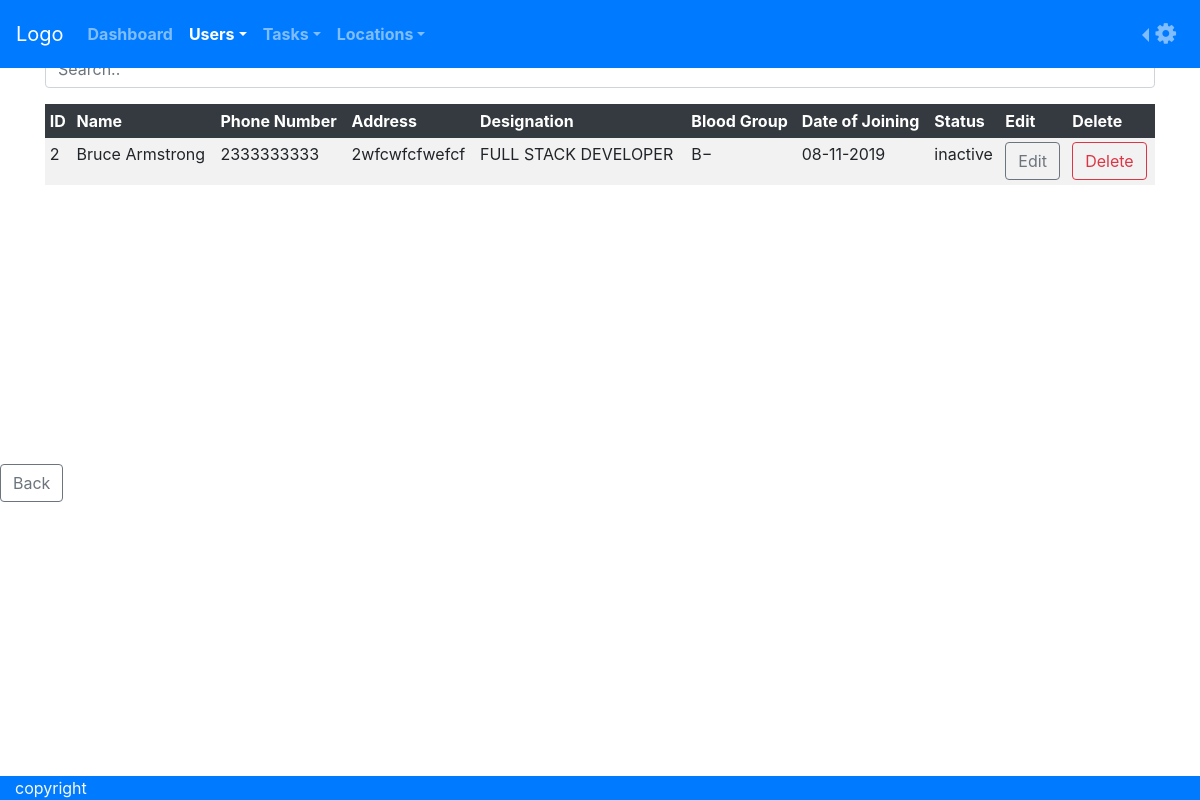
/users/, run on an earlier commit of the app's database.
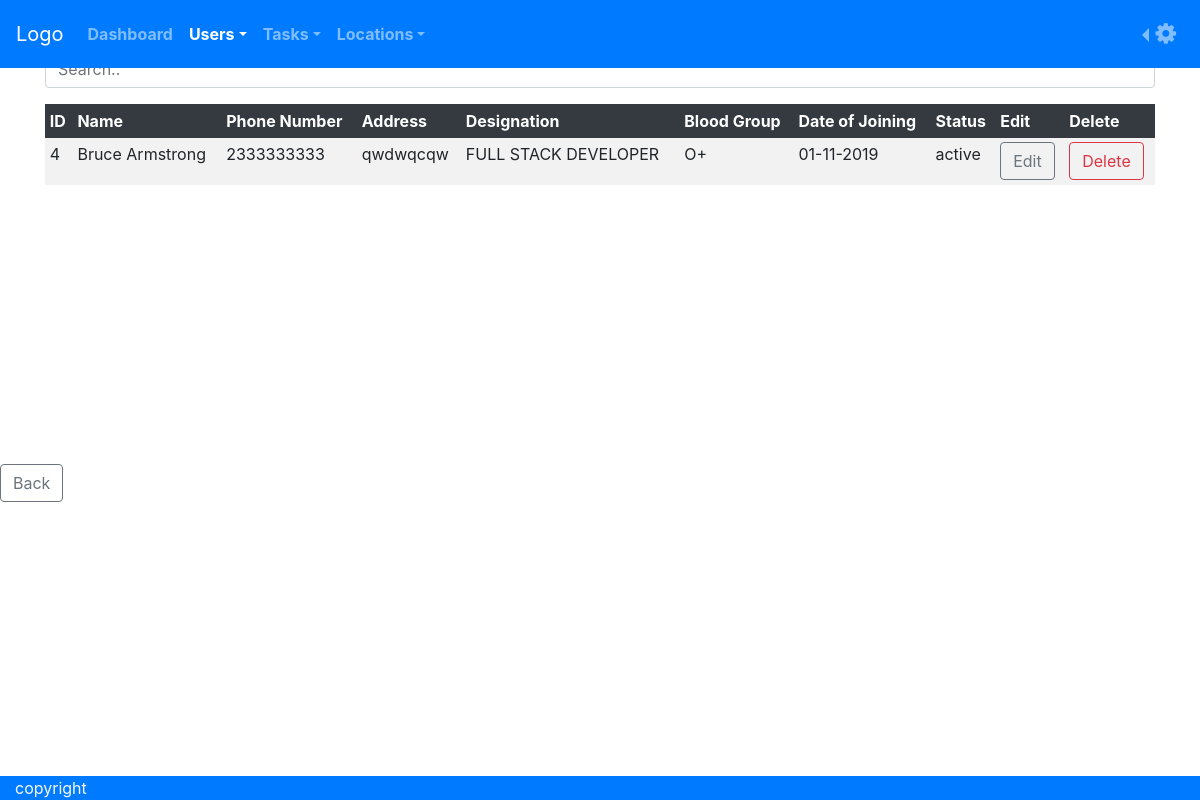
And on a later commit of the database.
### users/models.py (models this page shows)
class user(models.Model):
        tid = models.BigAutoField(max_length=5,null=False,unique=True,primary_key=True)
        name = models.CharField(max_length=35,null=False)
        phone = models.IntegerField(unique=True,null=False)
        address = models.CharField(max_length=500,null=False)
        designation = models.CharField(max_length=50,null=False)
        bloodgroup = models.CharField(max_length=5,null=False)
        dateofjoining = models.DateTimeField(blank=True,null=False)
        status = models.CharField(max_length=10,null=False)

### users/views.py (the view)
# urls.py: path('users/',include('users.urls')),
def users(request):
     context={'user':user.objects.all() }
     return render(request,'users.html',context)

### templates/users.html (shortened to what this page needs)
<!DOCTYPE html>
<html lang="en">
<head>
    <link rel="stylesheet" href="https://maxcdn.bootstrapcdn.com/bootstrap/4.3.1/css/bootstrap.min.css">
    <link rel="stylesheet" href="https://cdnjs.cloudflare.com/ajax/libs/font-awesome/4.7.0/css/font-awesome.min.css">
  </head>
<body align="center">
  <header>
    <nav class="navbar navbar-expand-sm bg-primary navbar-dark fixed-top">
      <a class="navbar-brand" href="#">Logo</a>
     <div class="collapse navbar-collapse" id="collapsibleNavbar">
      <ul class="navbar-nav mr-auto" >
            <li class="nav-item ">
             <a class="nav-link " href="/"><b>Dashboard</b></a>
            </li>
            <li class="nav-item dropdown active">
                  <a class="nav-link  dropdown-toggle"  data-toggle="dropdown" href="#"><b>Users</b></a>
            </li>
            <li class="nav-item dropdown">
                  <a class="nav-link  dropdown-toggle"  data-toggle="dropdown"  href="#"><b>Tasks</b></a>
              </li>
            <li class="nav-item dropdown">
              <a class="nav-link dropdown-toggle"  data-toggle="dropdown"  href="#"><b>Locations</b></a>
          </li>
      </ul>
      <ul class="nav navbar-nav" >
            <li class="nav-item">
            <li class="nav-item dropdown dropleft">
                  <a class="nav-link  dropdown-toggle" data-toggle="dropdown" id="navbardrop" href="#"><b><i class="fa fa-gear"></i></b></a>
              </li>
          </ul>
      </div>
        </nav>
      </header>
<main>
  <div  >
    <a href="add/" class="btn btn-outline-success" id="add" > + Add</a>
</div>
<div class="container form-group" >
    <input type="text" maxlength="30" class="form-control" placeholder="Search.." id="search" name="search">
</div>
<div  align="center" class="container table-fixed">
<table class="table table-sm table-striped  table-hover table-borderless">
<thead class="thead-dark">
        <tr>
            <th>ID</th>
            <th>Name</th>
            <th>Phone Number</th>
            <th>Address</th>
            <th>Designation</th>
            <th>Blood Group</th>
            <th>Date of Joining</th>
            <th>Status</th>
            <th>Edit</th>
            <th>Delete</th>
        </tr>
        </thead>
        {% for item in user %}
        <tr class="filter">
        <td>{{item.tid}}</td>
        <td>{{item.name}}</td>
        <td>{{item.phone}}</td>
        <td>{{item.address}}</td>
        <td>{{item.designation}}</td>
        <td>{{item.bloodgroup}}</td>
        <td>{{item.dateofjoining|date:'d-m-Y'}}</td>
        <td>{{item.status}}</td>
        <td><a href="edit/{{ item.tid }}/"  id="edit" class="btn btn-outline-secondary">Edit</a></td>
        <td><button value="{{ item.tid }}" class="btn btn-outline-danger delete" data-toggle="modal" data-target="#Mdelete">Delete</button></td>
        </tr>
        {% endfor %}
    </table></div>
    <a id="back"  class="btn btn-outline-secondary" href="/">Back</a>
</main>
<footer class="container-fluid text-light bg-primary fixed-bottom" >copyright<br> </footer>
</body>
</html>

What changed in the data, as far as the page shows it:
removed user: tid "2", name "Bruce Armstrong", phone "2333333333", address "2wfcwfcfwefcf", designation "FULL STACK DEVELOPER", bloodgroup "B−", dateofjoining "08-11-2019", status "inactive"
added user: tid "4", name "Bruce Armstrong", phone "2333333333", address "qwdwqcqw", designation "FULL STACK DEVELOPER", bloodgroup "O+", dateofjoining "01-11-2019", status "active"
